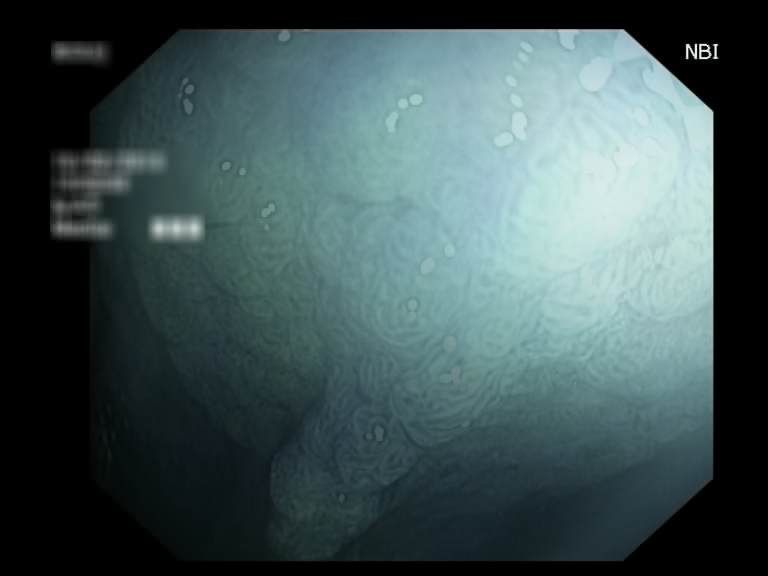
#> input picture notebooks/mix_avg_img/adenomaNbi/image_1.png, 768 x 576 px, found by its file name; its folder holds only this picture in this run
$ jupyter execute --allow-errors 'Knn average image.ipynb'
#> lines starting #> are read from the running program, lines starting #| are printed output that depends on the picture
[cell 1]
import cv2 as cv
import os
import sys
import numpy as np
import matplotlib.pyplot as plt
from ipywidgets import interact, interactive, fixed, interact_manual
import ipywidgets as widgets
from sklearn.neighbors import KNeighborsClassifier
from sklearn import preprocessing
from sklearn.model_selection import KFold
from sklearn.model_selection import cross_val_score
from sklearn.model_selection import LeaveOneOut

# <span style="color:red">KNN para imagenes promedio</span>

[cell 2]
path_classes = "/home/franklinsierra/Documentos/Biomedica/Experimentos/notebooks/mix_avg_img/"
classes_names = os.listdir(path_classes)
print (classes_names)
dic_img ={}

for i, name_class in enumerate(classes_names):
    dic_img[classes_names[i]] = np.array(os.listdir(path_classes+classes_names[i]))
    print ("class: ", name_class, "total ", len(dic_img[classes_names[i]]))
#> pass 2 of the loop `for i, name_class in enumerate(classes_names):`:

[cell 3]
X = []
y = []
resize_value = 100

for i, classes in enumerate(classes_names):
    print((i+1), "clase: ", classes, "y_valor: ", (i+1), "total: ", len(dic_img[classes]))
    for img_name in dic_img[classes]:
        path_image = path_classes+classes+'/'+img_name
        img = cv.resize(cv.imread(path_image,0),(100,100))*1.
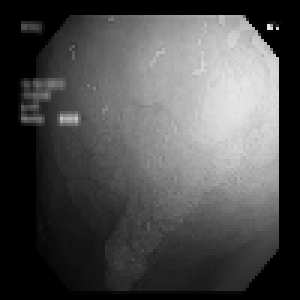
#> img: shape (100, 100) float64 (shown 3 times larger); min 0, max 234, mean 78
        flatt_img = img.reshape(resize_value*resize_value)
#> flatt_img = 10000 values, max 234 at index 889, min 0 at index 0, mean 77.99
        X.append(flatt_img)
        y.append(i+1)
#> pass 2 of the loop `for i, classes in enumerate(classes_names):`:
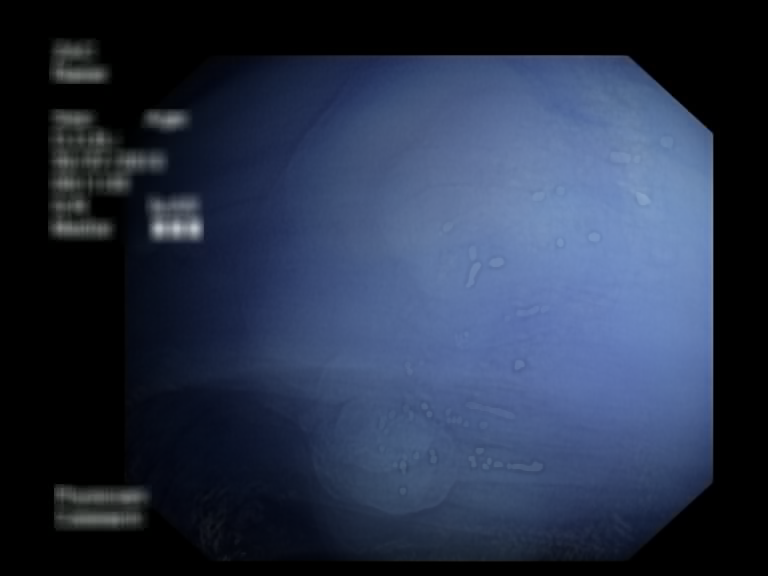
#> input picture notebooks/mix_avg_img/adenomaWl/image_10.png, 768 x 576 px, found by its file name
#> `img = cv.resize(cv.imread(path_image,0),(100,100))*1.`:
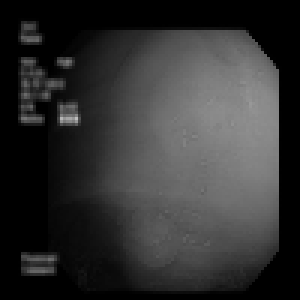
#> img: shape (100, 100) float64 (shown 3 times larger); min 0, max 188, mean 49.6
#> flatt_img = 10000 values, max 188 at index 3925, min 0 at index 0, mean 49.58
X = np.r_[X]
y = np.r_[y]

[cell 4]
print(X.shape)
#| (2, 10000)
print(y.shape)

### Normalizando (valores 0<= x <= 1)

[cell 5]
X_norm = preprocessing.normalize(X)

[cell 6]
from sklearn.model_selection import train_test_split
test_size = 0.2
X_train, X_test, y_train, y_test = train_test_split(X_norm,y,test_size=test_size)
#> y_train = [1]; y_test = [2]
print (y_test)
#| [2]

[cell 7]
max_val = -1
k_neighbors = [1,2,4,6,8,10,20,30,40,80,100]
#> (the rest of this cell did not finish here and is left out)

**=====PREGUNTAS====**

**¿¿Es valido tomar como accuracy general lo que arroja el score??**
* Cada vez que ejecuto la celda superior cambia el neigh y por ende cambia el score????
* La matriz de confusion grafica todo el proceso que hace el Kfold?

[cell 8]
cv = KFold(n_splits = 10, shuffle = True, random_state = 1)

#> (a cell that did not finish here is left out)

[cell 10]
from sklearn.metrics import confusion_matrix

#> (the rest of this cell did not finish here and is left out)

#> (a cell that did not finish here is left out)

## Centralizando (media = 0 , varianza = 1)

[cell 12]
X_cent = preprocessing.scale(X)

[cell 13]
from sklearn.model_selection import train_test_split
test_size = 0.2
X_train, X_test, y_train, y_test = train_test_split(X_cent,y,test_size=test_size)
#> y_train = [2]; y_test = [1]
print (y_test)
#| [1]

[cell 14]
cv2 = KFold(n_splits = 10, shuffle = True, random_state = 1)

#> (a cell that did not finish here is left out)

## <span style="color:red">Leave one out cross validation</span>

### Normalized version

[cell 16]
loo = LeaveOneOut()
loo.get_n_splits(X)
print(loo)
for train_index, test_index in loo.split(X):
    print("TRAIN:", train_index, "TEST:", test_index)
    X_train, X_test = X[train_index], X[test_index]
    y_train, y_test = y[train_index], y[test_index]
    print(X_train, X_test, y_train, y_test)
#> this loop made 2 passes
#> (train_index, test_index, y_train, y_test) on passes 1 to 2: ([1], [0], [2], [1]), ([0], [1], [1], [2])
#> (printed output is left out)

[cell 17]
cv3 = KFold(n_splits = X_norm.shape[0], shuffle = True, random_state = 1)

[cell 18]
score3 = np.mean(cross_val_score(neigh, X_norm, y, scoring = "accuracy", cv = cv3, n_jobs=1))
#> score3 = nan
score3
#> Out = nan

### Standardization version

[cell 19]
cv4 = KFold(n_splits = X_cent.shape[0], shuffle = True, random_state = 1)

[cell 20]
score4 = np.mean(cross_val_score(neigh, X_cent, y, scoring = "accuracy", cv = cv4, n_jobs=1))
#> score4 = nan
score4
#> Out = nan
